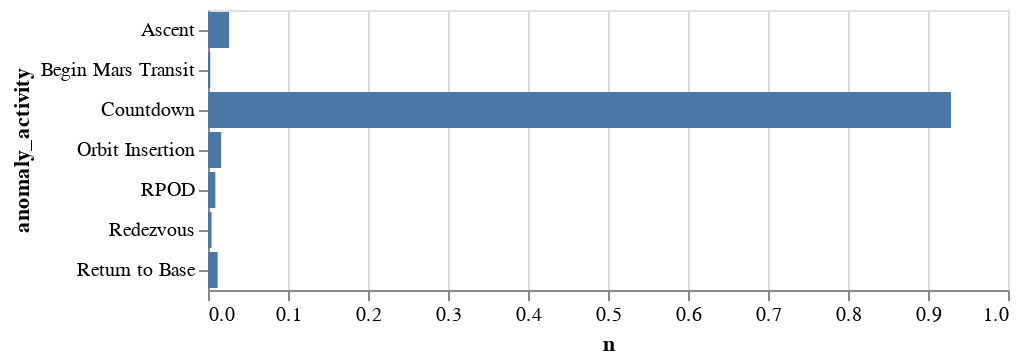

The code cell stored with this chart in its notebook:
### Markdown cell above
Which Activities Fail?

### Code cell
# Relative failure frequency by activity
df = (
    mc_results
    .groupby("anomaly_activity")
    .count()
    .rename(columns={'replicant': 'n'})
    .loc[:,'n']
)

fail_count = df.sum()
# (df / fail_count).reset_index()

alt.Chart(
    (df / fail_count).reset_index()
).mark_bar().encode(
    y = "anomaly_activity",
    x = "n"
)

### Figure 1 — Vega-Lite specification as saved in the notebook (floating-point values rounded to 4 significant figures)
{"config": {"view": {"continuousWidth": 400, "continuousHeight": 300}}, "data": {"name": "data-061992fcb6860a6a215947f2bc9aa7f8"}, "mark": "bar", "encoding": {"x": {"field": "n", "type": "quantitative"}, "y": {"field": "anomaly_activity", "type": "nominal"}}, "$schema": "https://vega.github.io/schema/vega-lite/v4.17.0.json", "datasets": {"data-061992fcb6860a6a215947f2bc9aa7f8": [{"anomaly_activity": "Ascent", "n": 0.0263}, {"anomaly_activity": "Begin Mars Transit", "n": 0.002852}, {"anomaly_activity": "Countdown", "n": 0.9287}, {"anomaly_activity": "Orbit Insertion", "n": 0.01648}, {"anomaly_activity": "RPOD", "n": 0.009189}, {"anomaly_activity": "Redezvous", "n": 0.004436}, {"anomaly_activity": "Return to Base", "n": 0.01204}]}}
